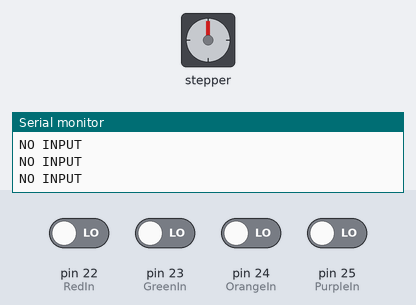
Simulated run of this sketch. Board: Arduino Mega 2560, built with avr-gcc and run on an emulated ATmega2560. Parts: stepper motor, the last lines printed to the serial monitor. The inputs (shaded band) are chosen by the test bench; at power-on: pin 22 (RedIn), pin 23 (GreenIn), pin 24 (OrangeIn), pin 25 (PurpleIn) LOW. Stepper angles assume 4096 steps per turn.

Above: at 1.2 s.
1.3 s: pin 25 (PurpleIn) driven HIGH
At 2.75 s:
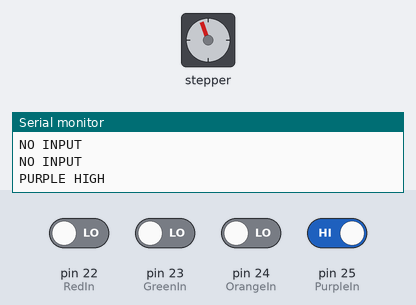
At 3.3 s:
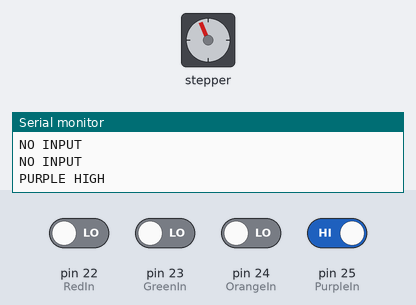
10.3 s: pin 22 (RedIn) driven HIGH
At 13.3 s:
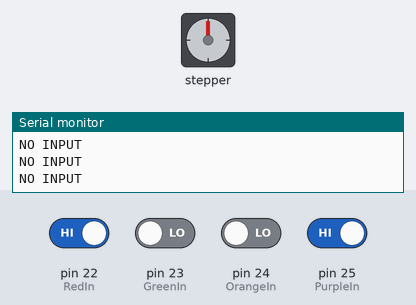
Timing chart, 0 to 14.8 s (numbered marks = the images above; inputs shaded):
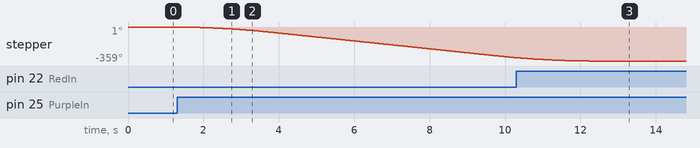

Measured:
- after the input at 1.3 s, stepper: keeps turning counter-clockwise at about 36°/s, starting at once
- after the input at 10.3 s, stepper: goes on until 12.2 s, then stays -359°

The sketch:

StepperButton.ino
```cpp
#include <AccelStepper.h>
#include <MultiStepper.h>

// Define step constants
#define FULLSTEP 4
#define FULLSTEP 8

// Creates two instances
// Pins entered in sequence IN1-IN3-IN2-IN4 for proper step sequence
AccelStepper GearMotor (FULLSTEP, 8, 10, 9, 11);
AccelStepper FeedMotor (FULLSTEP, 4, 6, 5, 7);

int RedIn = 22;    // pushbutton connected to digital pin 7
int GreenIn = 23;    // pushbutton connected to digital pin 7
int OrangeIn = 24;    // pushbutton connected to digital pin 7
int PurpleIn = 25;    // pushbutton connected to digital pin 7


void setup() {
  Serial.begin(9600);
  pinMode(RedIn, INPUT);    // sets the digital pin 7 as input
  pinMode(GreenIn, INPUT);    // sets the digital pin 7 as input
  pinMode(OrangeIn, INPUT);    // sets the digital pin 7 as input
  pinMode(PurpleIn, INPUT);    // sets the digital pin 7 as input

  /*
    // set the maximum speed, acceleration factor,
    // initial speed and the target position for motor 1
    GearMotor.setMaxSpeed(500.0);   //this is a good speed for the gear motor, need to refine how many steps i want it to take.
    GearMotor.setAcceleration(50.0); // the gear motor running on 6V D batteries is way better and capable
    GearMotor.setSpeed(200);
    GearMotor.moveTo(2038);
  */
  // set the same for motor 2
  FeedMotor.setMaxSpeed(500.0);
  FeedMotor.setAcceleration(200.0);
  FeedMotor.setSpeed(500);


}


void loop() {

  int inputs = ((digitalRead(RedIn) << 3) |  (digitalRead(GreenIn) << 2) | (digitalRead(OrangeIn) << 1) | digitalRead(PurpleIn));

  switch (inputs) {
    case 0: //no button
      Serial.println("NO INPUT");
      break;
    case 1: //purple
      Serial.println("PURPLE HIGH");
      FeedMotor.moveTo(FeedMotor.currentPosition() - 4076);
      FeedMotor.run();
      while (FeedMotor.distanceToGo() < 0) {
        FeedMotor.run();

      }
      break;
    case 2:
      Serial.println("ORANGE HIGH");
      break;
    case 4:
      Serial.println("GREEN HIGH");
      break;
    case 8:
      Serial.println("RED HIGH");
      break;
    default:
      Serial.println("NO INPUT");
      break;
  }
}
//if
// Change direction once the motor reaches target position

// if (GearMotor.distanceToGo() == 0)
// GearMotor.moveTo(-GearMotor.currentPosition());

//  if (FeedMotor.distanceToGo() == 0)
// FeedMotor.moveTo(-FeedMotor.currentPosition()-2038);
// FeedMotor.moveTo(-2038);
// Move the motor one step
// GearMotor.run();
//  FeedMotor.run();

//}
```
